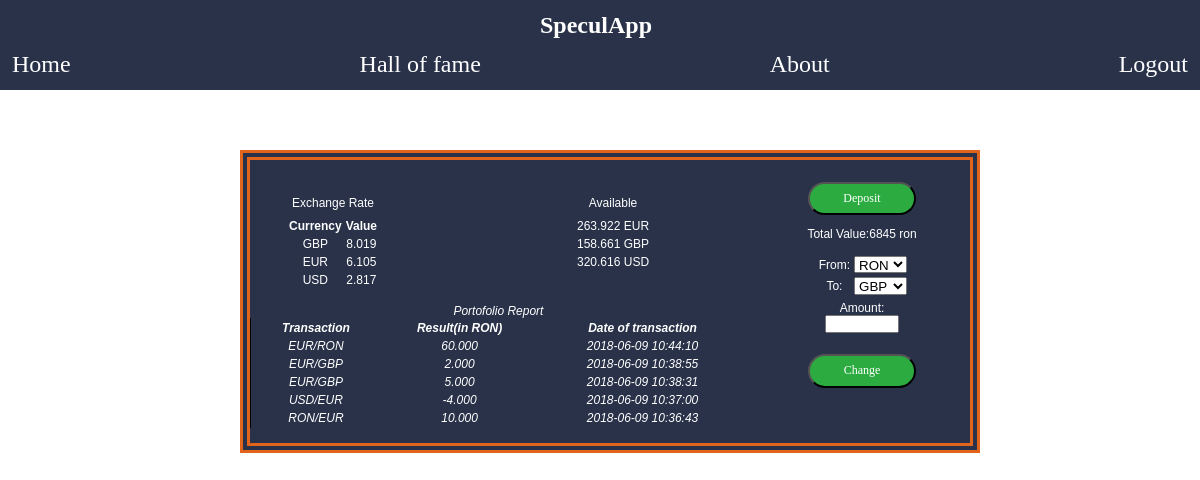
The app's page /page/Client.php (signed in), older data.
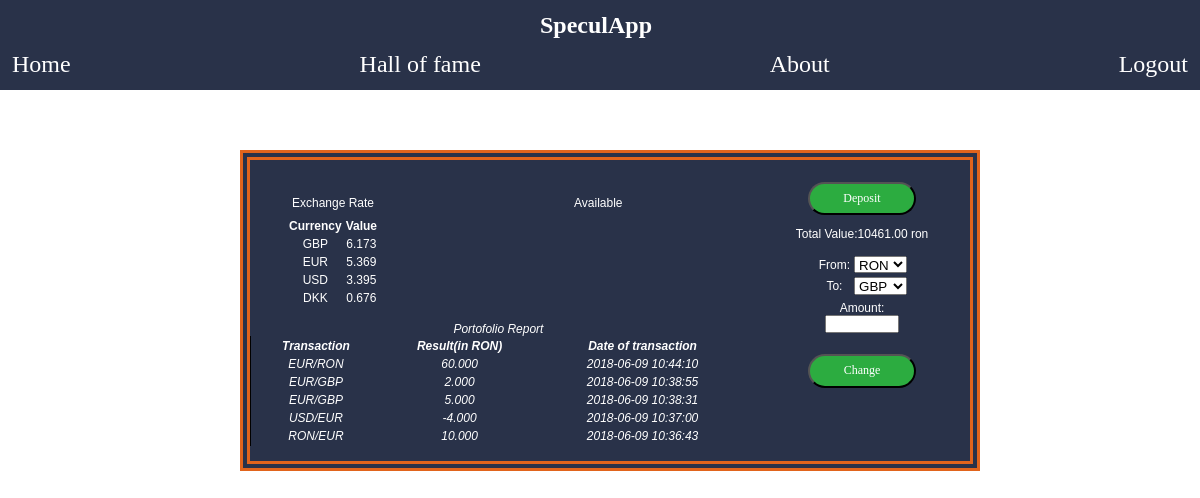
The same page, newer data.
### tables this page shows
CREATE TABLE `currency` (
  `name` varchar(8) NOT NULL,
  `cur_value` double(10,3) NOT NULL,
  `last_value` double(10,3) NOT NULL,
  `min_value` double(10,3) NOT NULL,
  `max_value` double(10,3) NOT NULL,
  `update_time` int(11) NOT NULL,
  `last_update` datetime NOT NULL
);

CREATE TABLE `available` (
  `id` int(11) NOT NULL,
  `username` varchar(32) NOT NULL,
  `currency_name` varchar(8) NOT NULL,
  `amount` decimal(10,3) NOT NULL,
  `updated_at` datetime NOT NULL
);

CREATE TABLE `hof` (
  `username` varchar(32) NOT NULL,
  `user_id` int(11) NOT NULL,
  `credit` double(10,2) NOT NULL,
  `updated_at` datetime NOT NULL
);

CREATE TABLE `transactions` (
  `id` int(11) NOT NULL,
  `username` varchar(32) NOT NULL,
  `FCUR` varchar(8) NOT NULL,
  `TCUR` varchar(8) NOT NULL,
  `result` double(10,3) NOT NULL,
  `created_at` datetime NOT NULL
);

### script/include.php (called while the page is built, shortened)
<?php
function get_user_data($username){
	require('db.php');
	$sql="SELECT * FROM `hof` where username='$username';";
	$result=mysqli_query($con,$sql) or die (mysqli_error($con));
	if ($result){
		return $result;
	}
	else return 0;
}
function get_user_transactions($username){
	require('db.php');
	$sql="SELECT * FROM `transactions` WHERE username='$username' ORDER BY created_at DESC";
	$result=mysqli_query($con,$sql) or die(mysqli_error($con));
		return $result;
}
function get_currency(){
	require('db.php');
	$sql="SELECT * FROM `currency` ORDER BY cur_value DESC;";
	$result=mysqli_query($con,$sql) or die (mysqli_error($con));
	if ($result){
		return $result;
	}
	else return 0;
}
function value_in_table($tablename,$colname,$value){
	require('db.php');
	$sql="SELECT * FROM `$tablename` WHERE $colname='$value';";
	$result=mysqli_query($con,$sql) or die (mysqli_error($con));
	if ($result){
		return $result;
	}
	else return(0);
}
?>

### script/get_transactions.php (the view)
<?php
include_once('include.php');
$username=$_SESSION['username'];
$result=get_user_transactions($username);
if ($result){
	if (mysqli_num_rows($result)>0){
		$number=0;
		while($row=mysqli_fetch_assoc($result) and $number<5){ ?>
		<tr>
			<td><?php echo $row['FCUR'];?>/<?php echo $row['TCUR'];?></td>
			<td><?php echo $row['result'];?></td>
			<td><?php echo $row['created_at'];?></td>
		</tr>
		<?php
		$number=$number+1;
		}
	}
}
?>

### page/Client.php (shortened to what this page needs)
<!DOCTYPE html>
<html lang="en">
<head>
    <link href="../style/Client.css" type="text/css" rel="stylesheet">
</head>
<body>
<h1 class="container">SpeculApp</h1>
<ul class="container">
    <li><a href="Client.php">Home</a> </li>
    <li><a href="statistics.php">Hall of fame</a></li>
    <li><a href="About.php">About</a></li>
    <li><a href="../script/logout.php">Logout</a></li>
</ul>
<div class="game">
<table class="exchangerate" >
    <caption style="padding-bottom: 0.5em">Exchange Rate</caption>
    <tr>
        <th>Currency</th>
        <th>Value</th>
    </tr>
    <?php require("../script/get_rate.php") ?>
</table>
    <table class="budget">
        <caption style="padding-bottom: 0.5em">Available</caption>
        <?php require('../script/get_available_cur.php');?>
    </table>
<div class="change">
    <form action="Deposit.php"><input  class="deposit" type="submit" value="Deposit"></form>
    <p>Total Value:<?php require('../script/get_amt.php');?> ron </p>
    <form action="../script/exchange.php" method="post">
    <table class="tableconvert">
        <tr>
            <td>From: </td>
            <td> <select name="option1" style="height: 1.3em; width: 4em;">
                <option value="RON">RON</option>
                <?php require('../script/get_cur_names.php');?>
            </select></td>
        </tr>
        <tr>
            <td>To: </td>
            <td>  <select name ="option2" style="height: 1.3em; width: 4em;">
                <?php require('../script/get_cur_names.php');?>
            </select></td>
        </tr></table>
        <br> Amount: <br>
        <input name="exchange_amount" required min="0" step="any" style=" height: 0.9em; width: 5em;" type="number"><br>
        <input class="deposit" name="exchange" type="submit" value="Change">
        </form>
</div>
    <table class="portofolio">
        <caption>Portofolio Report</caption>
        <Tr>
            <th>Transaction</th>
            <th>Result(in RON)</th>
            <th>Date of transaction</th>
        </Tr>
        <?php require('../script/get_transactions.php'); ?>
    </table>
</div>
</body>
</html>

### script/get_rate.php (shortened to what this page needs)
<?php
require('db.php');
include_once('include.php');
$result = get_currency();
if (mysqli_num_rows($result)>0){
	while ($row=mysqli_fetch_assoc($result)){ ?>
		<tr>
			<td><?php echo $row['name'];?></td>
			<td><?php echo $row['cur_value'];?>
			</td>
		</tr>
	<?php
	}
}
?>

### script/get_available_cur.php (shortened to what this page needs)
<?php
require('db.php');
include_once('include.php');
$uname=$_SESSION['username'];
$result=value_in_table('available','username',$uname);
if (mysqli_num_rows($result)>0){
	while($row=mysqli_fetch_assoc($result)){
		?>
		<tr><td><?php echo $row['amount'];?> <?php echo $row['currency_name'];?></td></tr>
	<?php
	}
}
?>

### script/get_amt.php (shortened to what this page needs)
<?php
require('db.php');
include_once('include.php');
$username=$_SESSION['username'];
$result=get_user_data($username);
$result=mysqli_fetch_assoc($result);
echo $result['credit'];
?>

### script/get_cur_names.php (shortened to what this page needs)
<?php
require('db.php');
include_once('include.php');
$result = get_currency();
if (mysqli_num_rows($result)>0){
	while ($row=mysqli_fetch_assoc($result)){ ?>
	<option value="<?php echo $row['name'];?>"><?php echo $row['name'];?></option>
	<?php
	}
}
?>

### style/Client.css (style rules this page uses)
body { margin: 0; padding: 0; }
h1 { padding-left: 45%; padding-right: 30%; font-size: xx-large; margin:0; padding-top:1%; padding-bottom: 1%; }
ul { list-style-type: none; margin: 0; padding: 0; overflow: hidden; background-color: #333; align-items: stretch; display:flex; justify-content: space-between; }
li { float: left; padding-left:1%; padding-right: 1%; }
li a { display: block; color: white; text-align: center; text-decoration: none; }
.container { background-color: #293249; font-family: "Arial Black"; color: white; padding-bottom: 1%; font-size: 2vw; }
.game { border: 0.9em double #E1641C; width: 60%; margin-right: 30%; font-size:1vw; font-family: "Arial"; position: absolute; margin-top: 5%; text-align: center; margin-left: 20%; overflow: hidden; background-color: #293249; color:white; }
.exchangerate { width:25%; height:25%; float:left; margin-top: 5%; margin-right:5%; margin-left:5%; display: inline-block; }
.budget { float: left; margin-top: 5%; margin-left: 10%; }
.change { width: 30%; background-color: #293249; color: white; font-family: "Arial"; float: right; margin-top: auto; }
.tableconvert { display:inline-block; margin-left: 1%; }
.deposit { display: block; background-color: #2cac40; color:white; border-radius: 3.5em; padding: 0.6em 0em; font-size: 1vw; font-family: "Arial Black"; -webkit-transition-duration: 0.4s; transition-duration: 0.4s; margin-left: 25%; margin-top: 10%; width:50% ; height:20%; }
.portofolio { margin-top: 2%; text-align: center; float:left; width: 69%; margin-bottom: 2%; overflow: scroll; border-left: 1px solid black; font-style: italic; }

Row changes from the older to the newer data that the page shows:
removed available: amount "263.922", currency_name "EUR"
removed available: amount "158.661", currency_name "GBP"
removed available: amount "320.616", currency_name "USD"
changed currency "GBP": cur_value "8.019" → "6.173"
changed currency "EUR": cur_value "6.105" → "5.369"
changed currency "USD": cur_value "2.817" → "3.395"
added currency: name "DKK", cur_value "0.676"
changed hof: credit "6845" → "10461.00"
